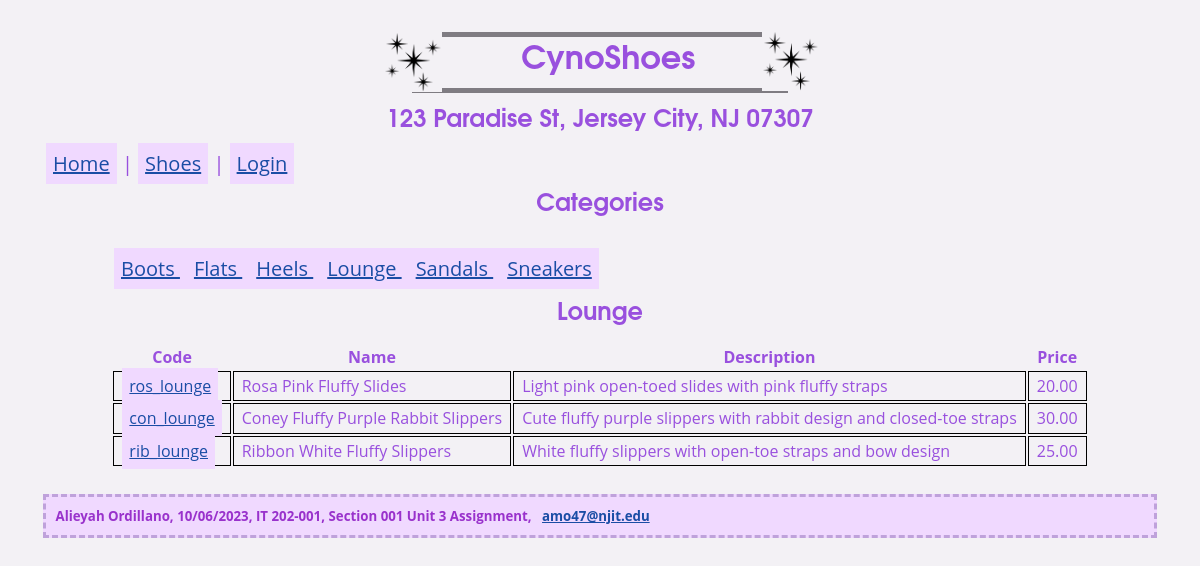
The page /section001assignment/shoes.php?shoe_category_id=4 on the database its author committed.
### tables this page shows
CREATE TABLE IF NOT EXISTS `shoeCategories` (
`shoeCategoryID` int(11) NOT NULL,
  `shoeCategoryName` varchar(255) NOT NULL,
  `dateAdded` datetime NOT NULL
);

CREATE TABLE IF NOT EXISTS `shoes` (
`shoeID` int(11) NOT NULL,
  `shoeCategoryID` int(11) NOT NULL,
  `shoeCode` varchar(10) NOT NULL,
  `shoeName` varchar(255) NOT NULL,
  `description` text NOT NULL,
  `price` decimal(10,2) NOT NULL,
  `dateAdded` datetime NOT NULL
);

### section001assignment/shoes.php (the view, shortened to what this page needs)
<?php
    $db = getDB();
    $shoe_category_id = filter_input(INPUT_GET, 'shoe_category_id', FILTER_VALIDATE_INT);
    $queryShoeCategory = 'SELECT * FROM shoeCategories WHERE shoeCategoryID = :shoe_category_id';
    $statement1 = $db->prepare($queryShoeCategory);
    $statement1->bindValue(':shoe_category_id', $shoe_category_id);
    $statement1->execute();
    $shoe_category = $statement1->fetch();
    $shoe_category_name = $shoe_category['shoeCategoryName'];
    $queryAllShoeCategories = 'SELECT * FROM shoeCategories ORDER BY shoeCategoryID';
    $statement2 = $db->prepare($queryAllShoeCategories);
    $statement2->execute();
    $shoeCategories = $statement2->fetchAll();
    $queryShoeItems = 'SELECT * FROM shoes WHERE shoeCategoryID = :shoe_category_id ORDER BY shoeID';
    $statement3 = $db->prepare($queryShoeItems);
    $statement3->bindValue(':shoe_category_id', $shoe_category_id);
    $statement3->execute();
    $shoes = $statement3->fetchAll();
?>
<html>
    <head>
        <link rel="stylesheet" href="styles.css" />
    </head>
    <body>
        <?php
            include('header.php');
            include('menu.php');
        ?>
        <main>
            <aside>
                <h2>Categories</h2>
                <nav>
                    <ul>
                        <?php foreach ($shoeCategories as $shoeCategory) : ?>
                            <li>
                                <a href="shoes.php?shoe_category_id=<?php echo $shoeCategory['shoeCategoryID'] ?>">
                                    <?php echo $shoeCategory['shoeCategoryName'] ?>
                                </a>
                            </li>
                        <?php endforeach; ?>
                    </ul>
                </nav>
            </aside>
            <section>
                <h2><?php echo $shoe_category_name; ?></h2>
                <table>
                    <tr>
                        <th>Code</th>
                        <th>Name</th>
                        <th>Description</th>
                        <th>Price</th>
                    </tr>
                    <?php foreach ($shoes as $shoe) : ?>
                        <tr>
                            <td>
                                <a href="shoe_details.php?shoe_id=<?php echo $shoe['shoeID']; ?>">
                                    <?php echo $shoe['shoeCode']; ?>
                                </a>
                            </td>
                            <td><?php echo $shoe['shoeName']; ?></td>
                            <td><?php echo $shoe['description']; ?></td>
                            <td><?php echo $shoe['price']; ?></td>
                        </tr>
                    <?php endforeach; ?>
                </table>
            </section>
        </main>
        <?php include('footer.php'); ?>
    </body>
</html>

### section001assignment/styles.css (style rules this page uses)
* { color: #9950de; background-color: #F3F1F5; }
html { height: 90%; }
h2 { font-family: Avantgarde, TeX Gyre Adventor, URW Gothic L, sans-serif; height: 6%; width: 500px; margin: auto; text-align: center; }
body { font-family: Open Sans, sans-serif; padding: 0.5em; border: 5px thick ; }
main { font-family: Open Sans, sans-serif; margin: 1em; padding: 0em 0.75em 0em 0.75em; }
nav { font-size: 20; margin-left: 1.5em; }
a[href] { background-color: #F0D9FF; color: #1a4da5; font-family: Open Sans, sans-serif; }
a:link { color: #1a4da5; }
nav ul li { display: inline; }
a { padding: 7px; }
table { margin: auto; }
td { border: 1px solid black; padding: .2em .5em .2em .5em; }

### rows shown on the page
shoecategories: shoeCategoryName "Boots"
shoecategories: shoeCategoryName "Flats"
shoecategories: shoeCategoryName "Heels"
shoecategories: shoeCategoryName "Lounge"
shoecategories: shoeCategoryName "Sandals"
shoecategories: shoeCategoryName "Sneakers"
shoes: shoeCode "ros_lounge", shoeName "Rosa Pink Fluffy Slides", description "Light pink open-toed slides with pink fluffy straps", price "20.00"
shoes: shoeCode "con_lounge", shoeName "Coney Fluffy Purple Rabbit Slippers", description "Cute fluffy purple slippers with rabbit design and closed-toe straps", price "30.00"
shoes: shoeCode "rib_lounge", shoeName "Ribbon White Fluffy Slippers", description "White fluffy slippers with open-toe straps and bow design", price "25.00"
